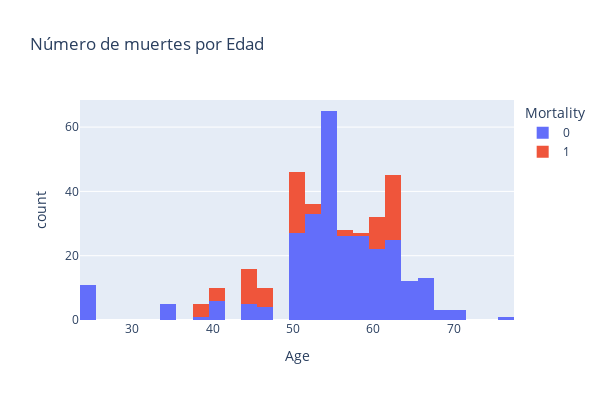

Here is the notebook cell this chart was saved with:
### Code cell
#Visualización de el número de muertes por Edad
fig = px.histogram(train, x="Age", color="Mortality", title="Número de muertes por Edad", height=400, width=600)
#fig.show(renderer="colab")
fig.show()

### Figure 1 — Plotly figure (JSON) as saved in the notebook; plotly's stock layout.template omitted (floating-point values rounded to 4 significant figures; data arrays with more than 128 entries replaced by an {"elided": "..."} marker saying what was removed)
{"data": [{"alignmentgroup": "True", "bingroup": "x", "hovertemplate": "Mortality=0<br>Age=%{x}<br>count=%{y}<extra></extra>", "legendgroup": "0", "marker": {"color": "#636efa", "pattern": {"shape": ""}}, "name": "0", "offsetgroup": "0", "orientation": "v", "showlegend": true, "type": "histogram", "x": {"elided": "288 int values"}, "xaxis": "x", "yaxis": "y"}, {"alignmentgroup": "True", "bingroup": "x", "hovertemplate": "Mortality=1<br>Age=%{x}<br>count=%{y}<extra></extra>", "legendgroup": "1", "marker": {"color": "#EF553B", "pattern": {"shape": ""}}, "name": "1", "offsetgroup": "1", "orientation": "v", "showlegend": true, "type": "histogram", "x": [56, 57, 59, 61, 61, 62, 62, 62, 63, 38, 40, 44, 45, 46, 50, 50, 50, 52, 44, 45, 45, 46, 47, 50, 50, 50, 50, 61, 61, 62, 62, 62, 63, 38, 40, 44, 45, 46, 50, 50, 50, 52, 50, 61, 61, 62, 62, 62, 63, 38, 40, 44, 45, 46, 50, 50, 50, 50, 61, 61, 62, 62, 62, 63, 50, 61, 61, 62, 62, 62, 63, 38, 40, 44, 45, 46, 50, 50, 50, 52], "xaxis": "x", "yaxis": "y"}], "layout": {"barmode": "relative", "height": 400, "legend": {"title": {"text": "Mortality"}, "tracegroupgap": 0}, "title": {"text": "Número de muertes por Edad"}, "width": 600, "xaxis": {"anchor": "y", "domain": [0, 1], "title": {"text": "Age"}}, "yaxis": {"anchor": "x", "domain": [0, 1], "title": {"text": "count"}}}}
